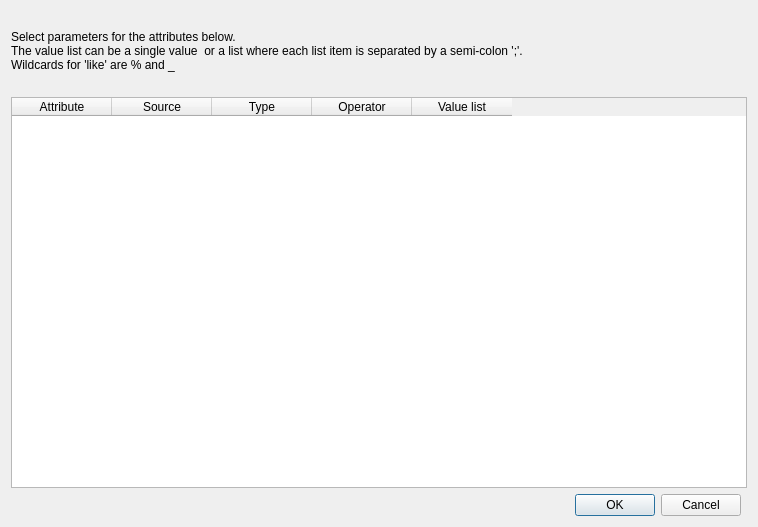
<?xml version="1.0" encoding="UTF-8"?>
<ui version="4.0">
 <class>Dialog_report_attribute_parameters</class>
 <widget class="QDialog" name="Dialog_report_attribute_parameters">
  <property name="geometry">
   <rect>
    <x>0</x>
    <y>0</y>
    <width>758</width>
    <height>527</height>
   </rect>
  </property>
  <property name="windowTitle">
   <string>Attribute selection parameters</string>
  </property>
  <layout class="QGridLayout" name="gridLayout">
   <item row="1" column="0" colspan="2">
    <widget class="QTableWidget" name="tableWidget">
     <column>
      <property name="text">
       <string>Attribute</string>
      </property>
     </column>
     <column>
      <property name="text">
       <string>Source</string>
      </property>
     </column>
     <column>
      <property name="text">
       <string>Type</string>
      </property>
     </column>
     <column>
      <property name="text">
       <string>Operator</string>
      </property>
     </column>
     <column>
      <property name="text">
       <string>Value list</string>
      </property>
     </column>
    </widget>
   </item>
   <item row="0" column="0" colspan="2">
    <widget class="QLabel" name="label">
     <property name="minimumSize">
      <size>
       <width>0</width>
       <height>80</height>
      </size>
     </property>
     <property name="maximumSize">
      <size>
       <width>16777215</width>
       <height>80</height>
      </size>
     </property>
     <property name="text">
      <string>Select parameters for the attributes below. 
The value list can be a single value  or a list where each list item is separated by a semi-colon ';'.
Wildcards for 'like' are % and _</string>
     </property>
     <property name="wordWrap">
      <bool>true</bool>
     </property>
    </widget>
   </item>
   <item row="2" column="0">
    <widget class="QDialogButtonBox" name="buttonBox">
     <property name="standardButtons">
      <set>QDialogButtonBox::Cancel|QDialogButtonBox::Ok</set>
     </property>
    </widget>
   </item>
  </layout>
 </widget>
 <resources/>
 <connections>
  <connection>
   <sender>buttonBox</sender>
   <signal>rejected()</signal>
   <receiver>Dialog_report_attribute_parameters</receiver>
   <slot>reject()</slot>
   <hints>
    <hint type="sourcelabel">
     <x>375</x>
     <y>504</y>
    </hint>
    <hint type="destinationlabel">
     <x>378</x>
     <y>263</y>
    </hint>
   </hints>
  </connection>
  <connection>
   <sender>buttonBox</sender>
   <signal>accepted()</signal>
   <receiver>Dialog_report_attribute_parameters</receiver>
   <slot>accept()</slot>
   <hints>
    <hint type="sourcelabel">
     <x>375</x>
     <y>504</y>
    </hint>
    <hint type="destinationlabel">
     <x>378</x>
     <y>263</y>
    </hint>
   </hints>
  </connection>
 </connections>
</ui>
